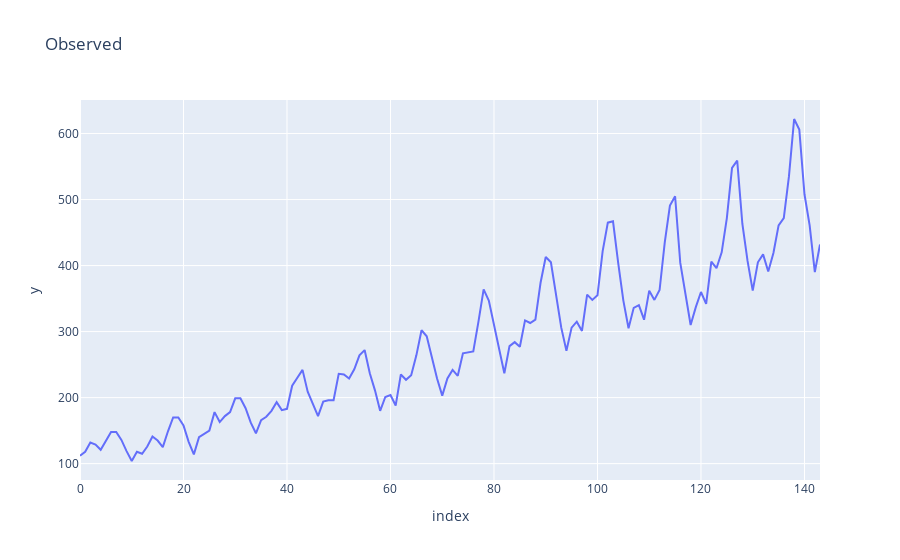

The notebook cell saved with this chart:
### Code cell
# plot in plotly
fig = px.line(result.observed, x=result.observed.index, y=result.observed.values, title='Observed')
fig.show()

### Figure 1 — Plotly figure (JSON) as saved in the notebook; plotly's stock layout.template omitted (floating-point values rounded to 4 significant figures; data arrays with more than 128 entries replaced by an {"elided": "..."} marker saying what was removed)
{"data": [{"hovertemplate": "index=%{x}<br>y=%{y}<extra></extra>", "legendgroup": "", "line": {"color": "#636efa", "dash": "solid"}, "marker": {"symbol": "circle"}, "mode": "lines", "name": "", "orientation": "v", "showlegend": false, "type": "scatter", "x": {"elided": "144 int values"}, "xaxis": "x", "y": {"elided": "144 int values"}, "yaxis": "y"}], "layout": {"legend": {"tracegroupgap": 0}, "title": {"text": "Observed"}, "xaxis": {"anchor": "y", "domain": [0, 1], "title": {"text": "index"}}, "yaxis": {"anchor": "x", "domain": [0, 1], "title": {"text": "y"}}}}
